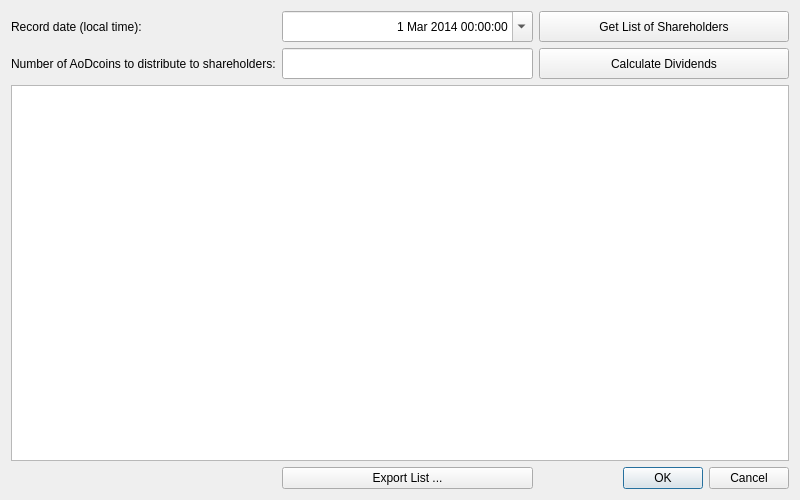
<?xml version="1.0" encoding="UTF-8"?>
<ui version="4.0">
 <class>DistributeDivDialog</class>
 <widget class="QDialog" name="DistributeDivDialog">
  <property name="windowModality">
   <enum>Qt::ApplicationModal</enum>
  </property>
  <property name="geometry">
   <rect>
    <x>0</x>
    <y>0</y>
    <width>800</width>
    <height>500</height>
   </rect>
  </property>
  <property name="sizePolicy">
   <sizepolicy hsizetype="MinimumExpanding" vsizetype="MinimumExpanding">
    <horstretch>0</horstretch>
    <verstretch>0</verstretch>
   </sizepolicy>
  </property>
  <property name="minimumSize">
   <size>
    <width>400</width>
    <height>200</height>
   </size>
  </property>
  <property name="windowTitle">
   <string>Distribute Dividends</string>
  </property>
  <property name="toolTip">
   <string/>
  </property>
  <property name="locale">
   <locale language="English" country="UnitedStates"/>
  </property>
  <property name="modal">
   <bool>true</bool>
  </property>
  <layout class="QGridLayout" name="gridLayout">
   <item row="2" column="0" colspan="3">
    <widget class="QTableView" name="tableView"/>
   </item>
   <item row="1" column="2">
    <widget class="QPushButton" name="calcDividendsButton">
     <property name="minimumSize">
      <size>
       <width>141</width>
       <height>31</height>
      </size>
     </property>
     <property name="text">
      <string>Calculate Dividends</string>
     </property>
    </widget>
   </item>
   <item row="1" column="0">
    <widget class="QLabel" name="label">
     <property name="text">
      <string>Number of AoDcoins to distribute to shareholders:</string>
     </property>
     <property name="alignment">
      <set>Qt::AlignLeading|Qt::AlignLeft|Qt::AlignVCenter</set>
     </property>
    </widget>
   </item>
   <item row="1" column="1">
    <widget class="QLineEdit" name="totalDividend">
     <property name="minimumSize">
      <size>
       <width>111</width>
       <height>31</height>
      </size>
     </property>
     <property name="inputMethodHints">
      <set>Qt::ImhFormattedNumbersOnly</set>
     </property>
     <property name="text">
      <string notr="true"/>
     </property>
     <property name="alignment">
      <set>Qt::AlignRight|Qt::AlignTrailing|Qt::AlignVCenter</set>
     </property>
    </widget>
   </item>
   <item row="0" column="0">
    <widget class="QLabel" name="label_2">
     <property name="text">
      <string>Record date (local time):</string>
     </property>
     <property name="alignment">
      <set>Qt::AlignLeading|Qt::AlignLeft|Qt::AlignVCenter</set>
     </property>
    </widget>
   </item>
   <item row="0" column="2">
    <widget class="QPushButton" name="getShareholdsListButton">
     <property name="minimumSize">
      <size>
       <width>141</width>
       <height>31</height>
      </size>
     </property>
     <property name="text">
      <string>Get List of Shareholders</string>
     </property>
    </widget>
   </item>
   <item row="4" column="2">
    <widget class="QDialogButtonBox" name="buttonBox">
     <property name="orientation">
      <enum>Qt::Horizontal</enum>
     </property>
     <property name="standardButtons">
      <set>QDialogButtonBox::Cancel|QDialogButtonBox::Ok</set>
     </property>
    </widget>
   </item>
   <item row="0" column="1">
    <widget class="QDateTimeEdit" name="recordDate">
     <property name="minimumSize">
      <size>
       <width>111</width>
       <height>31</height>
      </size>
     </property>
     <property name="toolTip">
      <string>Shareholders on record on this date will receive dividends.</string>
     </property>
     <property name="alignment">
      <set>Qt::AlignRight|Qt::AlignTrailing|Qt::AlignVCenter</set>
     </property>
     <property name="minimumDateTime">
      <datetime>
       <hour>0</hour>
       <minute>0</minute>
       <second>0</second>
       <year>2014</year>
       <month>3</month>
       <day>1</day>
      </datetime>
     </property>
     <property name="currentSection">
      <enum>QDateTimeEdit::DaySection</enum>
     </property>
     <property name="calendarPopup">
      <bool>true</bool>
     </property>
    </widget>
   </item>
   <item row="4" column="1">
    <widget class="QPushButton" name="exportButton">
     <property name="contextMenuPolicy">
      <enum>Qt::DefaultContextMenu</enum>
     </property>
     <property name="text">
      <string>Export List ...</string>
     </property>
    </widget>
   </item>
  </layout>
 </widget>
 <tabstops>
  <tabstop>recordDate</tabstop>
  <tabstop>getShareholdsListButton</tabstop>
  <tabstop>totalDividend</tabstop>
  <tabstop>calcDividendsButton</tabstop>
  <tabstop>tableView</tabstop>
  <tabstop>buttonBox</tabstop>
 </tabstops>
 <resources/>
 <connections>
  <connection>
   <sender>buttonBox</sender>
   <signal>accepted()</signal>
   <receiver>DistributeDivDialog</receiver>
   <slot>accept()</slot>
   <hints>
    <hint type="sourcelabel">
     <x>554</x>
     <y>363</y>
    </hint>
    <hint type="destinationlabel">
     <x>157</x>
     <y>274</y>
    </hint>
   </hints>
  </connection>
  <connection>
   <sender>buttonBox</sender>
   <signal>rejected()</signal>
   <receiver>DistributeDivDialog</receiver>
   <slot>reject()</slot>
   <hints>
    <hint type="sourcelabel">
     <x>554</x>
     <y>363</y>
    </hint>
    <hint type="destinationlabel">
     <x>286</x>
     <y>274</y>
    </hint>
   </hints>
  </connection>
 </connections>
</ui>
